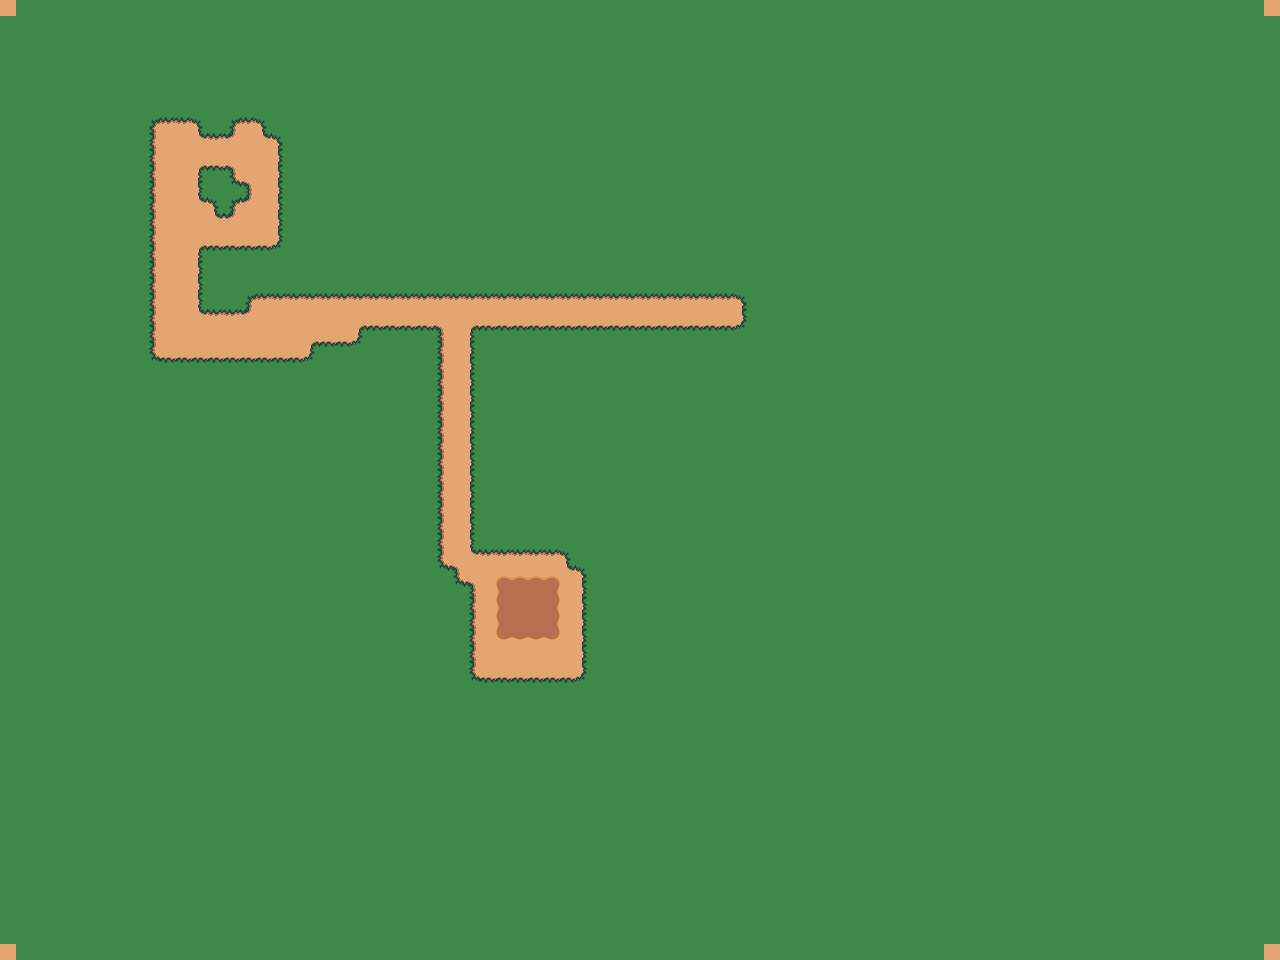

Below is a game level as drawn by its tile map, then a one-line description and the .tmx that defines it (tile-layer data replaced by summaries):
An orthogonal 80x60 tile map with 16x16 px tiles, 1 tile layer (background), 2 tilesets.

<map version="1.10" tiledversion="1.11.1" class="GameScene" orientation="orthogonal" renderorder="right-down" width="80" height="60" tilewidth="16" tileheight="16" infinite="0" nextlayerid="2" nextobjectid="1">
 <tileset firstgid="1" source="../tilesets/Tiles/Grass_Tiles_1.tsx" />
 <tileset firstgid="81" source="../tilesets/Tiles/FarmLand_Tile.tsx" />
 <layer id="1" name="background" width="80" height="60">
  <data>[4800 cells, 4800 non-empty, 23 distinct tile ids]</data>
 </layer>
</map>
